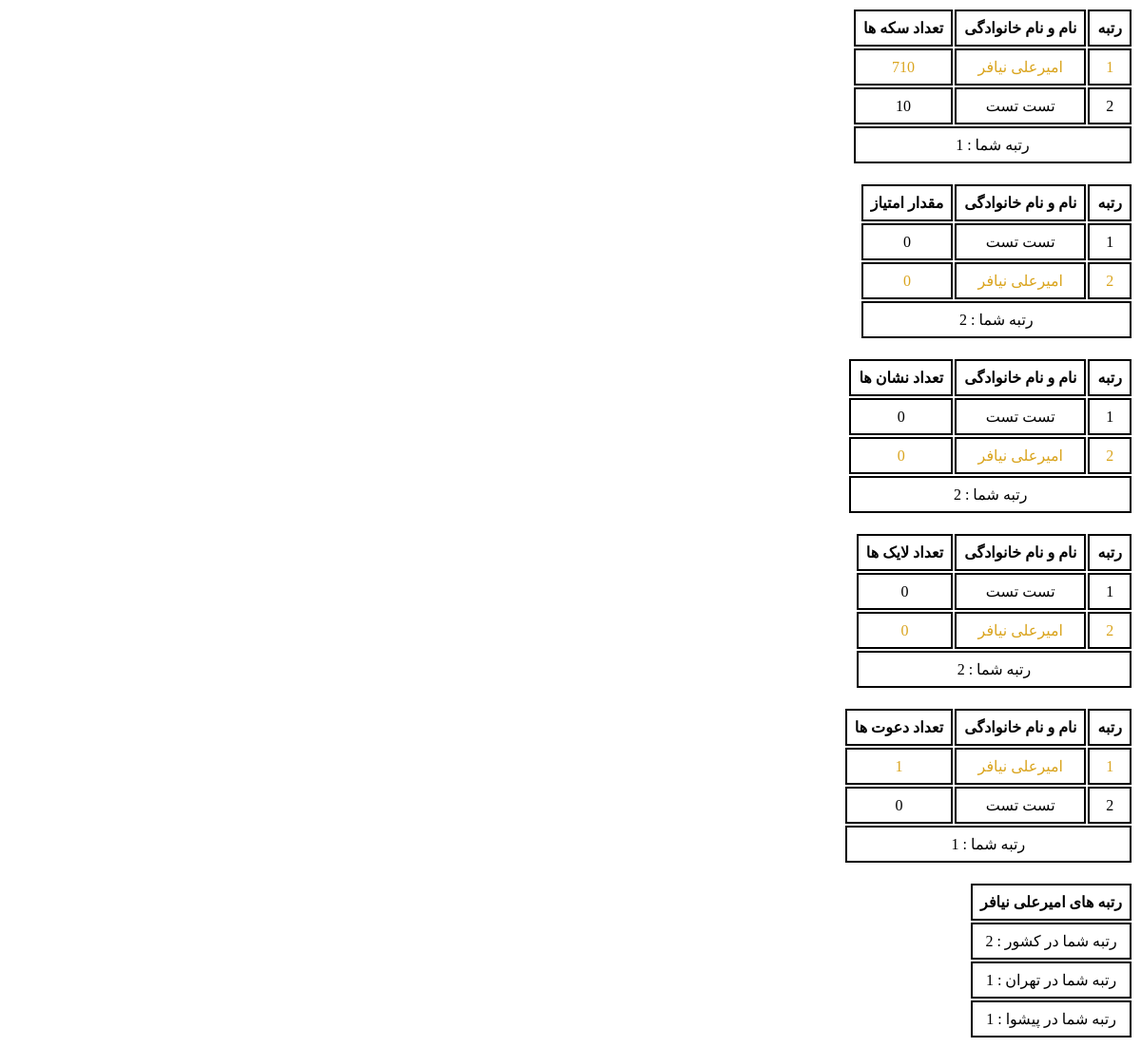
The app's page /club (signed in), older data.
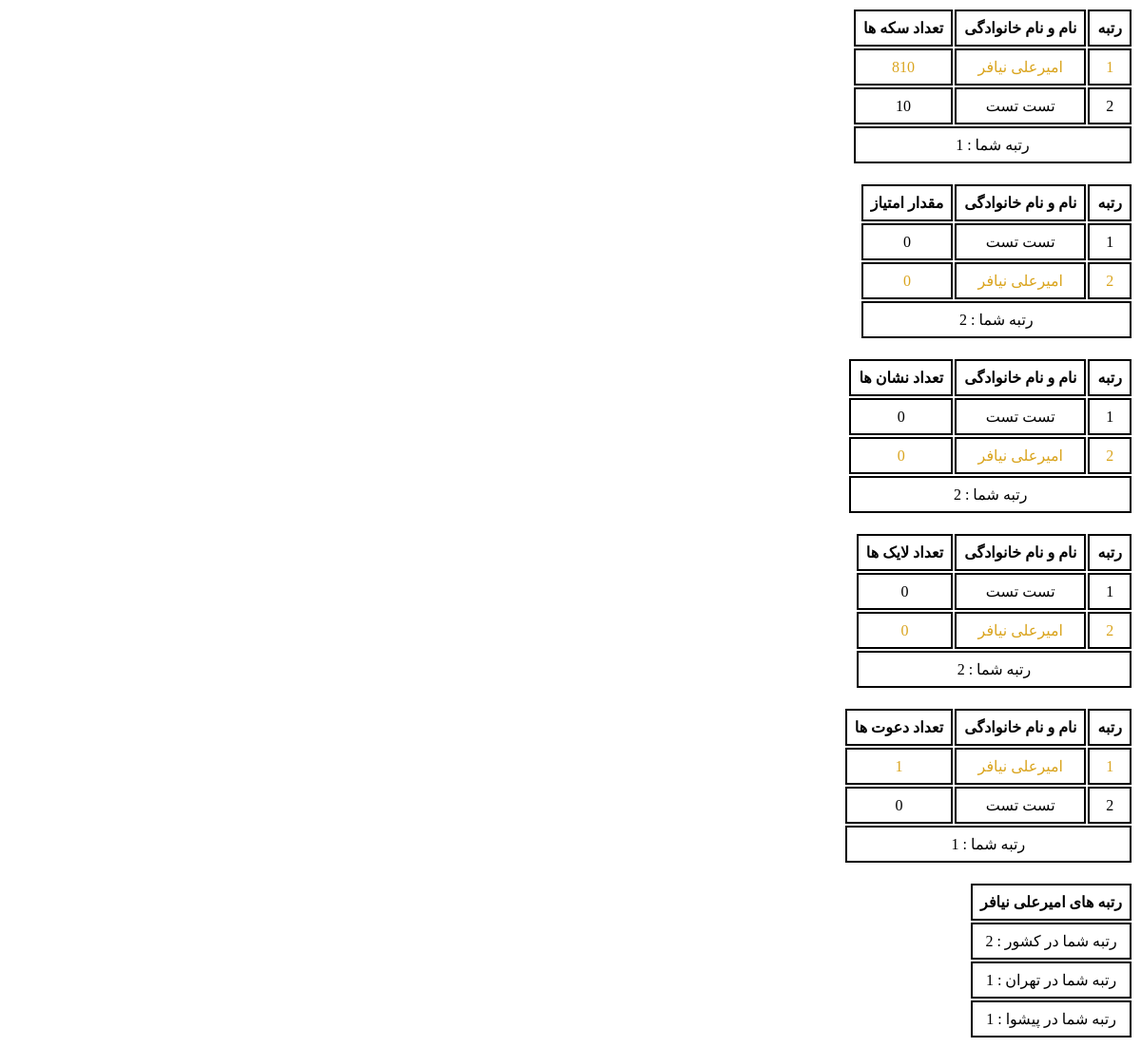
The same page, newer data.
### models/user.py (models this page shows)
class User(db.Model, UserMixin):
    __tablename__ = "users"
    id = Column(Integer, primary_key=True)
    name = Column(String, nullable=False, unique=True, index=True)
    username = Column(String, nullable=False, unique=True, index=True)
    password = Column(String, nullable=False, unique=True, index=True)
    code = Column(Integer, nullable=False, unique=True, index=True)
    phone = Column(String, nullable=False, index=True)
    email = Column(String, nullable=False, index=True)
    grade = Column(String, nullable=False, index=True)
    birth = Column(String, nullable=False, index=True)  #1340 - 1397
    gender = Column(String, nullable=False, index=True)
    type = Column(String, nullable=False, index=True)
    invite_code = Column(String, nullable=False, index=True)
    invite_auth = Column(String, nullable=False, index=True)
    province = Column(String, index=True)
    city = Column(String, index=True)
    school_name = Column(String, index=True)
    school_type = Column(String, index=True)
    home_addres = Column(String, index=True)
    recognition = Column(String, index=True)
    final = Column(Integer, default=0, index=True)
    completion = Column(Integer, default=0, index=True)
    downloads = Column(Integer, default=2, index=True)
    coin = Column(Integer, default=0, index=True)
    point = Column(Integer, default=0, index=True)
    badge = Column(Integer, default=0, index=True)
    like = Column(Integer, default=0, index=True)
    invite = Column(Integer, default=0, index=True)

### blueprints/user.py (the view)
@app.route('/club')
@login_required
def club():
    top_coins = User.query.order_by(User.coin.desc()).limit(10).all()
    top_points = User.query.order_by(User.point.desc()).limit(10).all()
    top_likes = User.query.order_by(User.like.desc()).limit(10).all()
    top_badges = User.query.order_by(User.badge.desc()).limit(10).all()
    top_invites = User.query.order_by(User.invite.desc()).limit(10).all()
    rank_coins = User.query.order_by(User.coin.desc()).all().index(current_user)+1
    rank_points = User.query.order_by(User.point.desc()).all().index(current_user)+1
    rank_likes = User.query.order_by(User.like.desc()).all().index(current_user)+1
    rank_badges = User.query.order_by(User.badge.desc()).all().index(current_user)+1
    rank_invites = User.query.order_by(User.invite.desc()).all().index(current_user)+1
    province_rank = User.query.filter(User.province==current_user.province).order_by(User.point.desc()).all().index(current_user)+1
    city_rank = User.query.filter(User.city==current_user.city).order_by(User.point.desc()).all().index(current_user)+1
    return render_template("user/club.html", user=current_user, top_coins=top_coins, top_points=top_points, top_likes=top_likes, top_badges=top_badges, top_invites=top_invites,
                           rank_coins=rank_coins, rank_points=rank_points, rank_likes=rank_likes, rank_badges=rank_badges, rank_invites=rank_invites,
                            province_rank=province_rank, city_rank=city_rank)

### app.py (called while the page is built)
@login_manager.user_loader
def load_user(user_id):
    return User.query.filter(User.id==user_id).first()

### templates/user/club.html (shortened to what this page needs)
{% extends "Base.html" %}
    {% block body %}
    <table>
        <tr>
            <th>رتبه</th>
            <th>نام و نام خانوادگی</th>
            <th>تعداد سکه ها</th>
        </tr>
        {%for i in top_coins%}
        <tr class="{{'me' if i==user}}">
            <td>{{loop.index}}</td>
            <td>{{i.name}}</td>
            <td>{{i.coin}}</td>
        </tr>
        {% endfor %}
        <tr>
            <td colspan="3">رتبه شما : {{rank_coins}}</td>
        </tr>
    </table>
    <br>
    <table>
        <tr>
            <th>رتبه</th>
            <th>نام و نام خانوادگی</th>
            <th>مقدار امتیاز </th>
        </tr>
        {%for i in top_points%}
        <tr class="{{'me' if i==user}}">
            <td>{{loop.index}}</td>
            <td>{{i.name}}</td>
            <td>{{i.point}}</td>
        </tr>
        {% endfor %}
        <tr>
            <td colspan="3">رتبه شما : {{rank_points}}</td>
        </tr>
    </table>
    <br>
    <table>
        <tr>
            <th>رتبه</th>
            <th>نام و نام خانوادگی</th>
            <th>تعداد نشان ها </th>
        </tr>
        {%for i in top_badges%}
        <tr class="{{'me' if i==user}}">
            <td>{{loop.index}}</td>
            <td>{{i.name}}</td>
            <td>{{i.badge}}</td>
        </tr>
        {% endfor %}
        <tr>
            <td colspan="3">رتبه شما : {{rank_badges}}</td>
        </tr>
    </table>
    <br>
    <table>
        <tr>
            <th>رتبه</th>
            <th>نام و نام خانوادگی</th>
            <th>تعداد لایک ها </th>
        </tr>
        {%for i in top_likes%}
        <tr class="{{'me' if i==user}}">
            <td>{{loop.index}}</td>
            <td>{{i.name}}</td>
            <td>{{i.like}}</td>
        </tr>
        {% endfor %}
        <tr>
            <td colspan="3">رتبه شما : {{rank_likes}}</td>
        </tr>
    </table>
    <br>
    <table>
        <tr>
            <th>رتبه</th>
            <th>نام و نام خانوادگی</th>
            <th>تعداد دعوت ها </th>
        </tr>
        {%for i in top_invites%}
        <tr class="{{'me' if i==user}}">
            <td>{{loop.index}}</td>
            <td>{{i.name}}</td>
            <td>{{i.invite}}</td>
        </tr>
        {% endfor %}
        <tr>
            <td colspan="3">رتبه شما : {{rank_invites}}</td>
        </tr>
    </table>
    <br>
    <table>
        <tr>
            <th>رتبه های {{user.name}}</th>
        </tr>
        <tr>
            <td>رتبه شما در کشور : {{rank_points}}</td>
        </tr>
        <tr>
            <td>رتبه شما در {{user.province}} : {{province_rank}}</td>
        </tr>
        <tr>
            <td>رتبه شما در {{user.city}} : {{city_rank}}</td>
        </tr>
    </table>
{% endblock %}

### templates/Base.html (shortened to what this page needs)
<!DOCTYPE html>
<html lang="fa" dir="rtl">
<head>
    <link rel="stylesheet" href="{{ url_for('static', filename='libraries/sweetalert2/sweetalert2.min.css') }}">
</head>
<body>
    {% block body%}{% endblock %}
</body>
</html>

### templates/user/club.html (style rules this page uses)
.me { color: goldenrod; }
th, td { border: 2px solid black; padding: 8px; text-align: center; }

Row changes from the older to the newer data that the page shows:
changed User "امیرعلی نیافر": coin "710" → "810"
